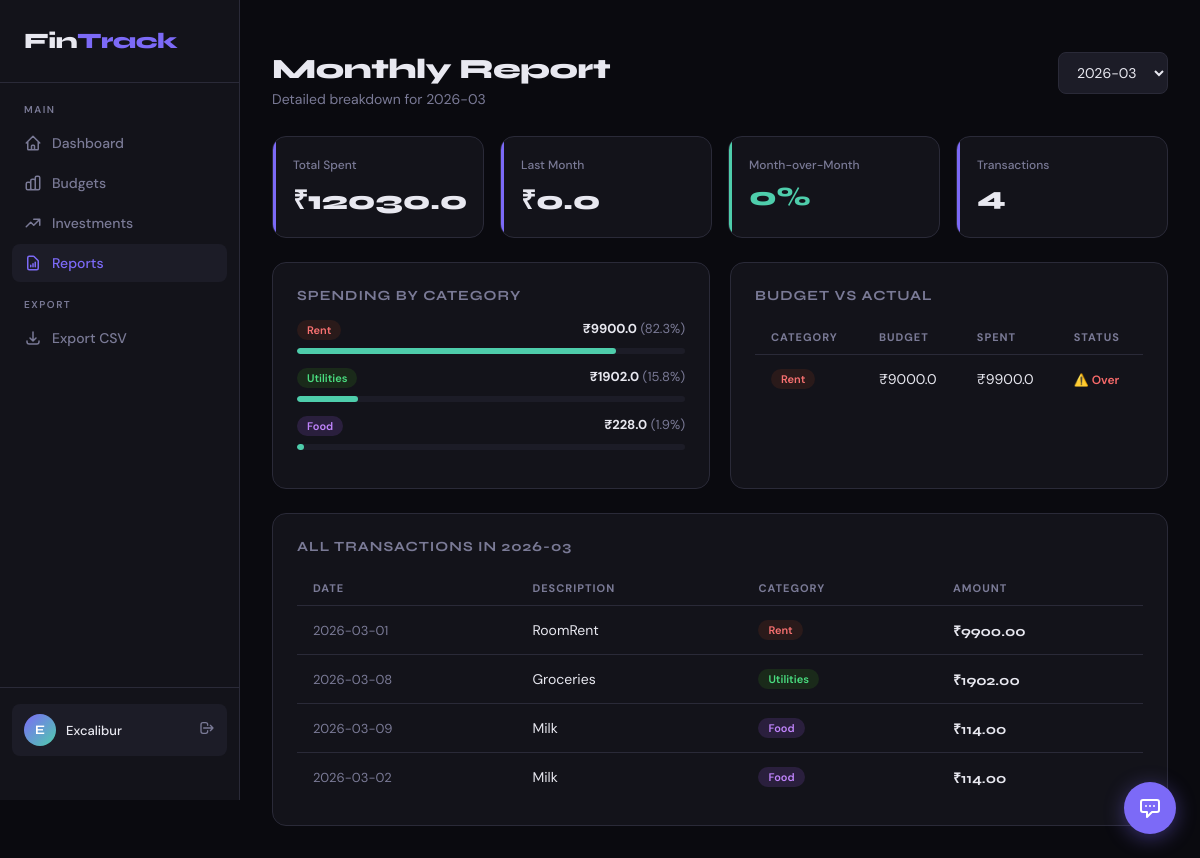
/report (signed in), run on the app's committed database.
### app.py (models this page shows)
class User(db.Model, UserMixin):
    id = db.Column(db.Integer, primary_key=True)
    username = db.Column(db.String(100), unique=True, nullable=False)
    password = db.Column(db.String(200), nullable=False)
    currency = db.Column(db.String(10), default="₹")

class Expense(db.Model):
    id = db.Column(db.Integer, primary_key=True)
    user_id = db.Column(db.Integer, db.ForeignKey('user.id'))
    description = db.Column(db.String(120), nullable=False)
    amount = db.Column(db.Float, nullable=False)
    category = db.Column(db.String(50), nullable=False)
    date = db.Column(db.Date, nullable=False, default=date.today)
    is_recurring = db.Column(db.Boolean, default=False)
    recurrence = db.Column(db.String(20), nullable=True)  # monthly/weekly

class Budget(db.Model):
    id = db.Column(db.Integer, primary_key=True)
    user_id = db.Column(db.Integer, db.ForeignKey('user.id'))
    category = db.Column(db.String(50), nullable=False)
    limit_amount = db.Column(db.Float, nullable=False)
    month = db.Column(db.String(7), nullable=False)  # YYYY-MM

### app.py (the view)
@app.route("/report")
@login_required
def report():
    month_str = request.args.get("month", date.today().strftime("%Y-%m"))
    expenses = Expense.query.filter_by(user_id=current_user.id)\
        .filter(func.strftime('%Y-%m', Expense.date) == month_str).all()
    total = round(sum(e.amount for e in expenses), 2)
    by_cat = {}
    for e in expenses:
        by_cat[e.category] = by_cat.get(e.category, 0) + e.amount
    by_cat = {k: round(v, 2) for k, v in sorted(by_cat.items(), key=lambda x: -x[1])}
    prev = (datetime.strptime(month_str + "-01", "%Y-%m-%d") - timedelta(days=1)).strftime("%Y-%m")
    prev_total = db.session.query(func.sum(Expense.amount))\
        .filter_by(user_id=current_user.id)\
        .filter(func.strftime('%Y-%m', Expense.date) == prev).scalar() or 0
    change_pct = round(((total - float(prev_total)) / float(prev_total)) * 100, 1) if prev_total else 0
    budgets = Budget.query.filter_by(user_id=current_user.id, month=month_str).all()
    budget_comparison = []
    for b in budgets:
        spent = by_cat.get(b.category, 0)
        budget_comparison.append({
            "category": b.category, "budget": b.limit_amount,
            "spent": spent, "over": spent > b.limit_amount
        })
    months_raw = db.session.query(func.strftime('%Y-%m', Expense.date))\
        .filter_by(user_id=current_user.id).distinct().all()
    available_months = sorted([m[0] for m in months_raw], reverse=True)
    return render_template("report.html",
        month=month_str, expenses=expenses, total=total, by_cat=by_cat,
        prev_total=round(float(prev_total), 2), change_pct=change_pct,
        budget_comparison=budget_comparison, available_months=available_months,
        currency=current_user.currency)

### app.py (called while the page is built)
@login_manager.user_loader
def load_user(user_id):
    return User.query.get(int(user_id))

### templates/report.html (shortened to what this page needs)
{% extends "base.html" %}
{% block content %}
<div class="page-header">
  <div style="display:flex;justify-content:space-between;align-items:flex-start;flex-wrap:wrap;gap:12px;">
    <div>
      <h1 class="page-title">Monthly Report</h1>
      <p class="page-subtitle">Detailed breakdown for {{ month }}</p>
    </div>
    <form method="GET">
      <select name="month" onchange="this.form.submit()" style="padding:10px 14px;">
        {% for m in available_months %}
        <option value="{{ m }}" {% if m == month %}selected{% endif %}>{{ m }}</option>
        {% endfor %}
      </select>
    </form>
  </div>
</div>
<div class="stats-grid">
  <div class="stat-card">
    <div class="stat-label">Total Spent</div>
    <div class="stat-value">{{ currency }}{{ total }}</div>
  </div>
  <div class="stat-card">
    <div class="stat-label">Last Month</div>
    <div class="stat-value">{{ currency }}{{ prev_total }}</div>
  </div>
  <div class="stat-card {% if change_pct > 0 %}red{% else %}green{% endif %}">
    <div class="stat-label">Month-over-Month</div>
    <div class="stat-value">{% if change_pct > 0 %}+{% endif %}{{ change_pct }}%</div>
  </div>
  <div class="stat-card">
    <div class="stat-label">Transactions</div>
    <div class="stat-value">{{ expenses|length }}</div>
  </div>
</div>
<div class="grid-2" style="margin-bottom:24px;">
  <div class="card">
    <div class="card-title">Spending by Category</div>
    {% if by_cat %}
    {% for cat, amt in by_cat.items() %}
    {% set pct = ((amt / total) * 100)|round(1) if total > 0 else 0 %}
    <div style="margin-bottom:14px;">
      <div style="display:flex;justify-content:space-between;font-size:13px;margin-bottom:5px;">
        <span class="badge badge-{{ cat.lower() }}">{{ cat }}</span>
        <span><strong>{{ currency }}{{ amt }}</strong> <span style="color:var(--text-muted);">({{ pct }}%)</span></span>
      </div>
      <div class="progress-bar">
        <div class="progress-fill" style="width:{{ pct }}%;"></div>
      </div>
    </div>
    {% endfor %}
    {% else %}
    <p style="color:var(--text-muted);font-size:13px;">No data for this month.</p>
    {% endif %}
  </div>
  <div class="card">
    <div class="card-title">Budget vs Actual</div>
    {% if budget_comparison %}
    <div class="table-wrap">
      <table>
        <thead>
          <tr>
            <th>Category</th>
            <th>Budget</th>
            <th>Spent</th>
            <th>Status</th>
          </tr>
        </thead>
        <tbody>
          {% for b in budget_comparison %}
          <tr>
            <td><span class="badge badge-{{ b.category.lower() }}">{{ b.category }}</span></td>
            <td>{{ currency }}{{ b.budget }}</td>
            <td>{{ currency }}{{ b.spent }}</td>
            <td>
              {% if b.over %}
              <span style="color:var(--danger);font-size:12px;font-weight:600;">⚠️ Over</span>
              {% else %}
              <span style="color:var(--success);font-size:12px;">✓ OK</span>
              {% endif %}
            </td>
          </tr>
          {% endfor %}
        </tbody>
      </table>
    </div>
    {% else %}
    <p style="color:var(--text-muted);font-size:13px;">No budgets set for this month. <a href="{{ url_for('budget') }}" style="color:var(--accent)">Set budgets →</a></p>
    {% endif %}
  </div>
</div>
<div class="card">
  <div class="card-title">All Transactions in {{ month }}</div>
  {% if expenses %}
  <div class="table-wrap">
    <table>
      <thead>
        <tr><th>Date</th><th>Description</th><th>Category</th><th>Amount</th></tr>
      </thead>
      <tbody>
        {% for e in expenses %}
        <tr>
          <td style="color:var(--text-muted);font-size:13px;">{{ e.date }}</td>
          <td>{{ e.description }}</td>
          <td><span class="badge badge-{{ e.category.lower() }}">{{ e.category }}</span></td>
          <td class="amount-cell">{{ currency }}{{ "%.2f"|format(e.amount) }}</td>
        </tr>
        {% endfor %}
      </tbody>
    </table>
  </div>
  {% else %}
  <div style="text-align:center;padding:40px;color:var(--text-muted);">No transactions for {{ month }}.</div>
  {% endif %}
</div>
{% endblock %}

### templates/base.html (shortened to what this page needs)
<!DOCTYPE html>
<html lang="en">
<head>
</head>
<body>
{% if current_user.is_authenticated %}
<aside class="sidebar">
  <div class="sidebar-logo">Fin<span>Track</span></div>
  <nav class="sidebar-nav">
    <div class="nav-label">Main</div>
    <a href="{{ url_for('index') }}" class="nav-link {% if request.endpoint == 'index' %}active{% endif %}">
      <svg fill="none" viewBox="0 0 24 24" stroke="currentColor"><path stroke-linecap="round" stroke-linejoin="round" stroke-width="2" d="M3 12l2-2m0 0l7-7 7 7M5 10v10a1 1 0 001 1h3m10-11l2 2m-2-2v10a1 1 0 01-1 1h-3m-6 0a1 1 0 001-1v-4a1 1 0 011-1h2a1 1 0 011 1v4a1 1 0 001 1m-6 0h6"/></svg>
      Dashboard
    </a>
    <a href="{{ url_for('budget') }}" class="nav-link {% if request.endpoint == 'budget' %}active{% endif %}">
      Budgets
    </a>
    <a href="{{ url_for('investments') }}" class="nav-link {% if request.endpoint == 'investments' %}active{% endif %}">
      <svg fill="none" viewBox="0 0 24 24" stroke="currentColor"><path stroke-linecap="round" stroke-linejoin="round" stroke-width="2" d="M13 7h8m0 0v8m0-8l-8 8-4-4-6 6"/></svg>
      Investments
    </a>
    <a href="{{ url_for('report') }}" class="nav-link {% if request.endpoint == 'report' %}active{% endif %}">
      <svg fill="none" viewBox="0 0 24 24" stroke="currentColor"><path stroke-linecap="round" stroke-linejoin="round" stroke-width="2" d="M9 17v-2m3 2v-4m3 4v-6m2 10H7a2 2 0 01-2-2V5a2 2 0 012-2h5.586a1 1 0 01.707.293l5.414 5.414a1 1 0 01.293.707V19a2 2 0 01-2 2z"/></svg>
      Reports
    </a>
    <div class="nav-label" style="margin-top:16px">Export</div>
    <a href="{{ url_for('export_csv') }}" class="nav-link">
      <svg fill="none" viewBox="0 0 24 24" stroke="currentColor"><path stroke-linecap="round" stroke-linejoin="round" stroke-width="2" d="M4 16v1a3 3 0 003 3h10a3 3 0 003-3v-1m-4-4l-4 4m0 0l-4-4m4 4V4"/></svg>
      Export CSV
    </a>
  </nav>
  <div class="sidebar-footer">
    <div class="user-chip">
      <div class="user-avatar">{{ current_user.username[0].upper() }}</div>
      <div class="user-name">{{ current_user.username }}</div>
      <a href="{{ url_for('logout') }}" class="logout-btn">
        <svg width="16" height="16" fill="none" viewBox="0 0 24 24" stroke="currentColor"><path stroke-linecap="round" stroke-linejoin="round" stroke-width="2" d="M17 16l4-4m0 0l-4-4m4 4H7m6 4v1a3 3 0 01-3 3H6a3 3 0 01-3-3V7a3 3 0 013-3h4a3 3 0 013 3v1"/></svg>
      </a>
    </div>
  </div>
</aside>
{% endif %}
<main class="main" {% if not current_user.is_authenticated %}style="margin-left:0"{% endif %}>
  {% block content %}{% endblock %}
</main>
{% if current_user.is_authenticated %}
<div class="chat-widget">
  <button class="chat-toggle" onclick="document.getElementById('chatBox').classList.toggle('open')">
    <svg fill="none" viewBox="0 0 24 24" stroke="currentColor"><path stroke-linecap="round" stroke-linejoin="round" stroke-width="2" d="M8 10h.01M12 10h.01M16 10h.01M9 16H5a2 2 0 01-2-2V6a2 2 0 012-2h14a2 2 0 012 2v8a2 2 0 01-2 2h-5l-5 5v-5z"/></svg>
  </button>
</div>
{% endif %}
</body>
</html>

### data on the page
User: username "E", username "Excalibur"
Expense: category "Rent", currency "₹", amount "9900.0", pct "82.3", date "2026-03-01", description "RoomRent", amount "9900.00"
Expense: category "Utilities", currency "₹", amount "1902.0", pct "15.8", date "2026-03-08", description "Groceries", amount "1902.00"
Expense: category "Food", currency "₹", amt "228.0", pct "1.9", date "2026-03-09", description "Milk", amount "114.00"
Budget: category "Rent", currency "₹", budget "9000.0", spent "9900.0"
Expense: date "2026-03-02", description "Milk", category "Food", currency "₹", amount "114.00"

### other printed values
{{ month }} "2026-03"
{{ currency }} "₹"
{{ total }} "12030.0"
{{ prev_total }} "0.0"
{{ change_pct }} "0"
{{ expenses|length }} "4"
form field month "2026-03"
